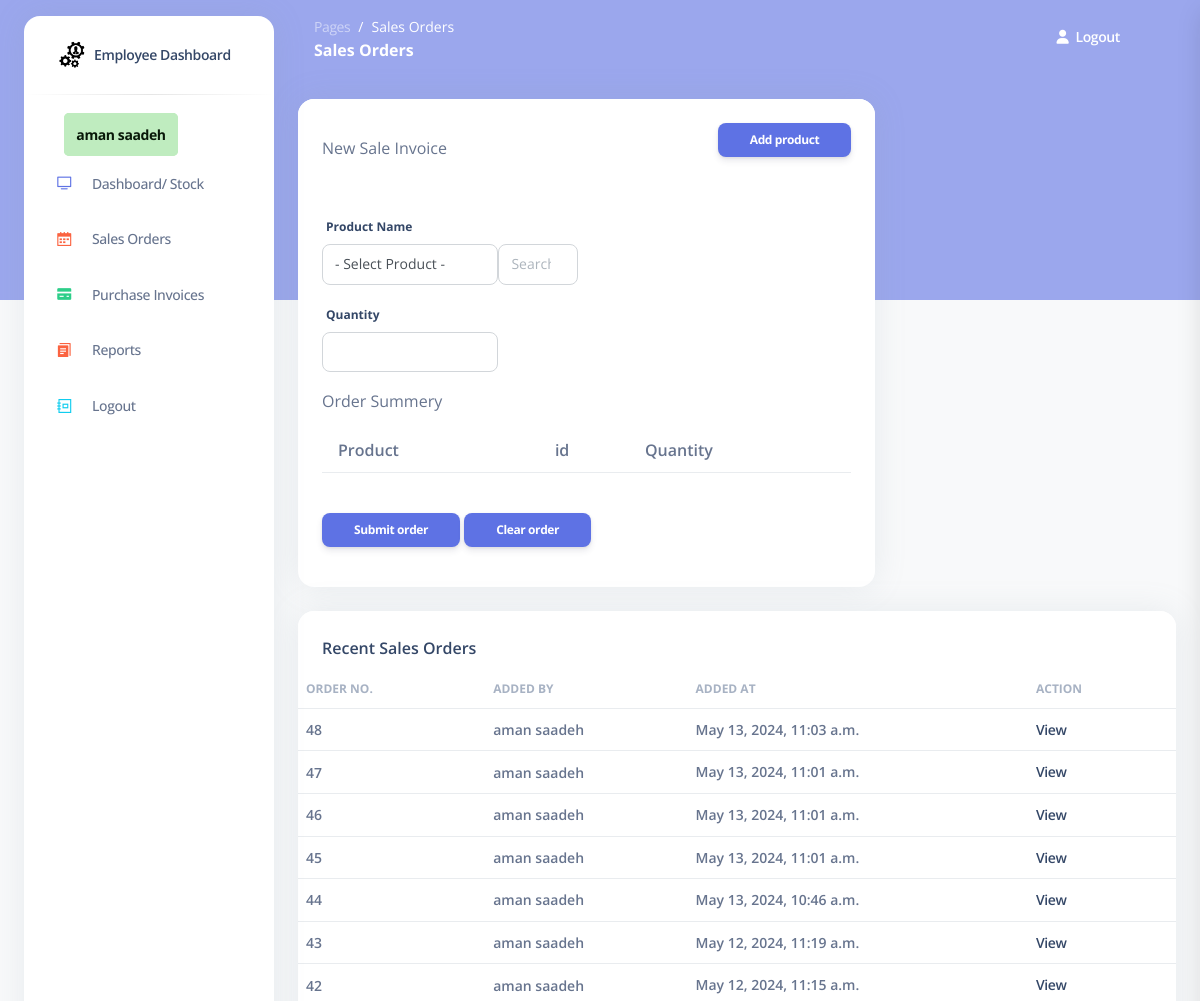
The page /sales (signed in, upper part) on the database as committed earlier.
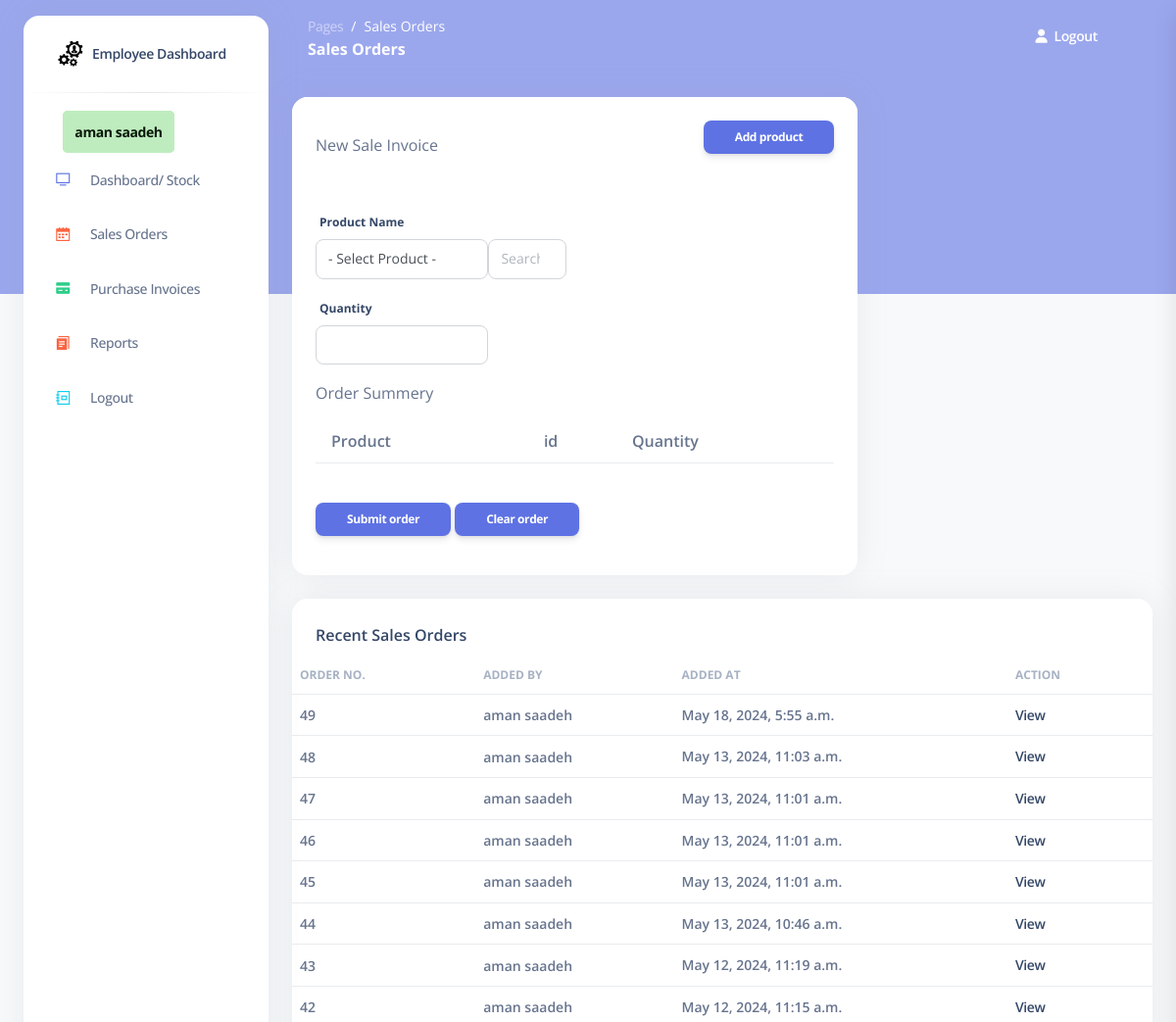
The same page on the database as committed later.
### my_app/models.py (models this page shows)
class Sale_order(models.Model):
    employee = models.ForeignKey(Employee , related_name="sale_orders", on_delete=models.CASCADE) # RESTRICT  deleted >>  dont delete the item or ( default="Default", on_delete=models.SET_DEFAULT)
    products = models.ManyToManyField(Product, related_name="sale_orders")
    created_at = models.DateTimeField(auto_now_add=True)
    updated_at = models.DateTimeField(auto_now=True)
    objects = Sale_orderManager()

class Employee(models.Model):
    first_name = models.CharField(max_length=255)
    last_name = models.CharField(max_length=255)
    email = models.EmailField(max_length=255)
    DOB = models.DateField()
    password = models.CharField(max_length=255)
    confirm_password = models.CharField(max_length=255)
    manager = models.ForeignKey(Manager , related_name="employees", on_delete=models.CASCADE)
    is_active = models.BooleanField(default=False)
    created_at = models.DateTimeField(auto_now_add=True)
    updated_at = models.DateTimeField(auto_now=True)
    objects = EmployeeManager()

### my_app/views.py (the view)
# urls.py: path('sales', views.display_sales),
def display_sales(request):
    context = {
            'sale_order': sale_order,
            'products': models.get_all_products(),
            'orders' : models.get_all_sales_orders(),
            'employee': models.get_employee_by_id(request.session['employee_id'])
        }
    return render(request , 'sale_orders.html', context )

### my_app/models.py (called while the page is built)
def get_employee_by_id(id):
    return Employee.objects.get(id=id)

def get_all_products():
    return Product.objects.all()

def get_all_sales_orders():#--------------------------------------------Mai
    return Sale_order.objects.all().order_by('-created_at')

### my_app/templates/sale_orders.html (shortened to what the changed rows need)
<!DOCTYPE html>
<html lang="en">
<head>
{% load static %}
    <link href="https://cdnjs.cloudflare.com/ajax/libs/font-awesome/6.5.1/css/all.min.css" rel="stylesheet" />
  <link href="{% static 'css/nucleo-icons.css'%}" rel="stylesheet" />
  <link href="{% static 'css/nucleo-svg.css'%}" rel="stylesheet" />
<link href="https://cdnjs.cloudflare.com/ajax/libs/font-awesome/6.5.1/css/all.min.css" rel="stylesheet" />
  <link href="{% static 'css/nucleo-svg.css'%}" rel="stylesheet" />
  <link id="pagestyle" href="{% static 'css/argon-dashboard.css' %}" rel="stylesheet" />
  <nonscript><link rel="stylesheet" href="{% static 'css/argon-dashboard.css' %}"></nonscript>
  <link rel="stylesheet" href="{% static 'css/style.css' %}">
</head>
<body class="g-sidenav-show   bg-gray-100">
  <main class="main-content position-relative border-radius-lg ">
    <div class="container-fluid py-4">
      <div class="row">
        <div class="col-8">
          <div class="card mb-4">
              <div class="card-body">
                <form action="/submet_sale_order" method="post">
                  <table class="table">
                    <tr >
                        <th class="ps-3">Product</th>
                        <th class="ps-3">id</th>
                        <th>Quantity</th>
                    </tr>
                  </table>
                </div>
          </div>
        </div>
      </div>
      <div class="row">
        <div class="col-12">
          <div class="card mb-4">
            <div class="card-body px-0 pt-0 pb-2">
              <div class="table-responsive p-0">
                <table class="table align-items-center justify-content-center mb-0">
                  <thead>
                    <tr>
                      <th class="text-uppercase text-secondary text-xs font-weight-bolder opacity-7 ps-2">Order No.</th>
                      <th class="text-uppercase text-secondary text-xs font-weight-bolder opacity-7 ps-2 ">Added by</th>
                      <th class="text-uppercase text-secondary text-xs font-weight-bolder opacity-7 ps-2 ">Added at</th>
                      <th class="text-uppercase text-secondary text-xs font-weight-bolder opacity-7 ps-2">Action</th>
                    </tr>
                  </thead>
                  <tbody>
                    {% for order in orders %}
                    <tr>
                      <td>
                        <p class="text-sm mb-0 font-weight-bold mb-0"> {{order.id}} </p>
                      </td>
                      <td>
                        <p class="text-sm mb-0 font-weight-bold mb-0"> {{order.employee.first_name}} {{order.employee.last_name}}</p>
                      </td>
                      <td>
                        <span class="text-sm mb-0 font-weight-bold">{{order.created_at}}</span>
                      </td>
                      <td>
                        <span class="text-sm  mb-0 font-weight-bold"><a href="/view_sale_order/{{order.id}}">View</a></span>
                      </td>
                    </tr>
                    {% endfor %}
        </div>
      </div>
    </div>
  </main>
</body>
</html>

Rows that differ between the two databases and show on the page:
added Sale_order: id "49", employee.first_name "aman", employee.last_name "saadeh", created_at "May 18, 2024, 5:55 a.m."
